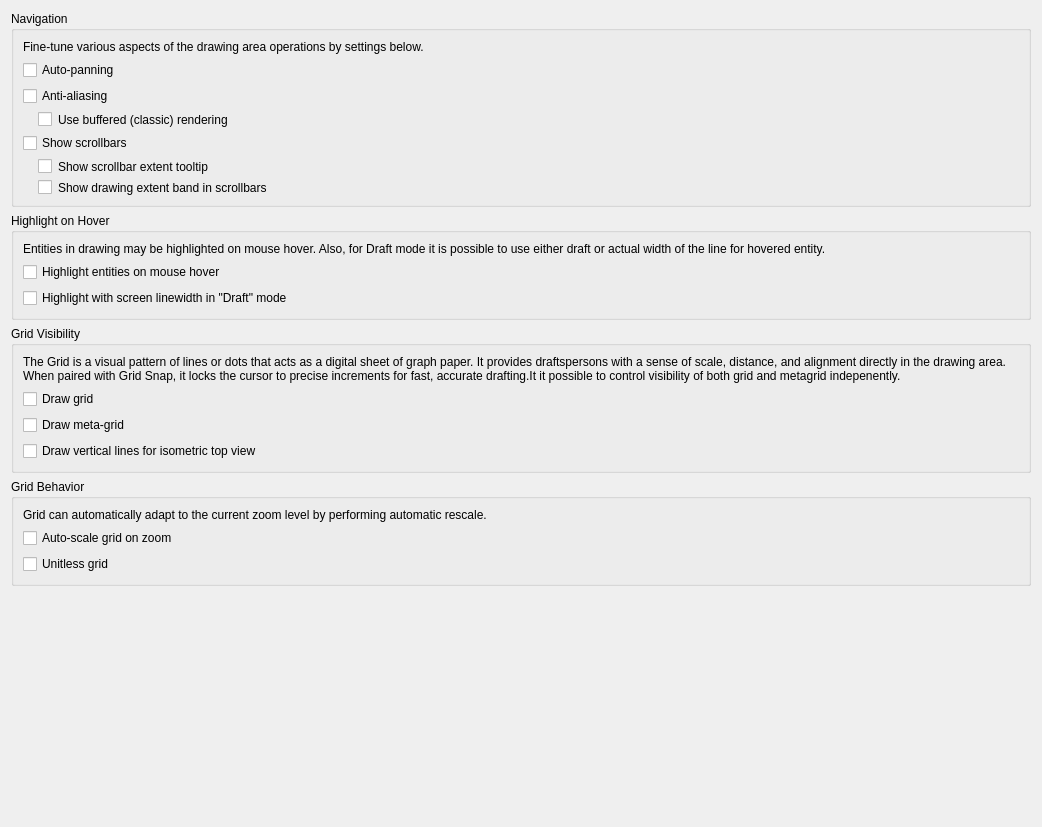
<?xml version="1.0" encoding="UTF-8"?>
<ui version="4.0">
 <class>LC_SettingsPageGraphicViewBehavior</class>
 <widget class="QWidget" name="LC_SettingsPageGraphicViewBehavior">
  <property name="geometry">
   <rect>
    <x>0</x>
    <y>0</y>
    <width>1042</width>
    <height>827</height>
   </rect>
  </property>
  <layout class="QVBoxLayout" name="mainLayout">
   <item>
    <widget class="QGroupBox" name="gbNavigation">
     <property name="title">
      <string>Navigation</string>
     </property>
     <layout class="QGridLayout" name="gridLayout_2">
      <item row="6" column="1">
       <spacer name="horizontalSpacer_2">
        <property name="orientation">
         <enum>Qt::Orientation::Horizontal</enum>
        </property>
        <property name="sizeHint" stdset="0">
         <size>
          <width>0</width>
          <height>0</height>
         </size>
        </property>
       </spacer>
      </item>
      <item row="1" column="0">
       <widget class="QCheckBox" name="cb_autopanning">
        <property name="toolTip">
         <string>Auto Panning

If selected, drawing will be panned automatically 
if the mouse is near drawing view boundaries.</string>
        </property>
        <property name="text">
         <string>Auto-panning</string>
        </property>
       </widget>
      </item>
      <item row="0" column="0" colspan="2">
       <widget class="QLabel" name="label">
        <property name="text">
         <string>Fine-tune various aspects of the drawing area operations by settings below.</string>
        </property>
        <property name="wordWrap">
         <bool>true</bool>
        </property>
       </widget>
      </item>
      <item row="5" column="0">
       <widget class="QCheckBox" name="cbScrollBarsDrawingExtentTooltip">
        <property name="toolTip">
         <string>Scrollbar Tooltip

Show coordinate tooltips when hovering over scrollbar bands. 
Tooltip provides information about visible and drawings area.</string>
        </property>
        <property name="styleSheet">
         <string notr="true">margin-left:15px;</string>
        </property>
        <property name="text">
         <string>Show scrollbar extent tooltip</string>
        </property>
       </widget>
      </item>
      <item row="6" column="0">
       <widget class="QCheckBox" name="cbScrollBarsDrawingExtent">
        <property name="toolTip">
         <string>Visual Extent

Display visual drawing extent band within scrollbars.
That extent identifies where drawing area is located. </string>
        </property>
        <property name="styleSheet">
         <string notr="true">margin-left:15px;</string>
        </property>
        <property name="text">
         <string>Show drawing extent band in scrollbars</string>
        </property>
       </widget>
      </item>
      <item row="2" column="0">
       <widget class="QCheckBox" name="cb_antialiasing">
        <property name="toolTip">
         <string>Anti-Aliased Drawing

If checked, objects will be painted smoother due to anti-aliasing.
</string>
        </property>
        <property name="text">
         <string>Anti-aliasing</string>
        </property>
       </widget>
      </item>
      <item row="4" column="0">
       <widget class="QCheckBox" name="cbShowScrollbars">
        <property name="toolTip">
         <string>Scrollbars Visibility

Defines whether  horizontal and vertical scrollbars
should be shown in graphic view. </string>
        </property>
        <property name="text">
         <string>Show scrollbars</string>
        </property>
       </widget>
      </item>
      <item row="3" column="0">
       <widget class="QCheckBox" name="cbClassicRendering">
        <property name="toolTip">
         <string>Buffered Rendering

If disabled,sequential painting algorithm is 
used that may deliver better antialiasing results.</string>
        </property>
        <property name="styleSheet">
         <string notr="true">margin-left:15px;</string>
        </property>
        <property name="text">
         <string>Use buffered (classic) rendering</string>
        </property>
       </widget>
      </item>
     </layout>
    </widget>
   </item>
   <item>
    <widget class="QGroupBox" name="groupBox_2">
     <property name="title">
      <string>Highlight on Hover</string>
     </property>
     <layout class="QGridLayout" name="gridLayout_4">
      <item row="2" column="0">
       <widget class="QCheckBox" name="cbHighlightWIthLinewidthInDraft">
        <property name="sizePolicy">
         <sizepolicy hsizetype="Preferred" vsizetype="Preferred">
          <horstretch>0</horstretch>
          <verstretch>0</verstretch>
         </sizepolicy>
        </property>
        <property name="toolTip">
         <string>Hover in Draft Mode

If selected, entity will be highlighted in &quot;Draft&quot; mode using entity's linewidth instead of 1px.</string>
        </property>
        <property name="text">
         <string>Highlight with screen linewidth in &quot;Draft&quot; mode</string>
        </property>
       </widget>
      </item>
      <item row="1" column="0">
       <widget class="QCheckBox" name="cbVisualizeHovering">
        <property name="sizePolicy">
         <sizepolicy hsizetype="Preferred" vsizetype="Preferred">
          <horstretch>0</horstretch>
          <verstretch>0</verstretch>
         </sizepolicy>
        </property>
        <property name="toolTip">
         <string>Entity Hover

If selected, visualize the entity under the mouse cursor.</string>
        </property>
        <property name="text">
         <string>Highlight entities on mouse hover</string>
        </property>
       </widget>
      </item>
      <item row="0" column="0">
       <widget class="QLabel" name="label_4">
        <property name="text">
         <string>Entities in drawing may be highlighted on mouse hover. Also, for Draft mode it is possible to use either draft or actual width of the line for hovered entity.</string>
        </property>
       </widget>
      </item>
     </layout>
    </widget>
   </item>
   <item>
    <widget class="QGroupBox" name="groupBox">
     <property name="title">
      <string>Grid Visibility</string>
     </property>
     <layout class="QGridLayout" name="gridLayout_3">
      <item row="2" column="0">
       <widget class="QCheckBox" name="cbDrawMetaGrid">
        <property name="toolTip">
         <string>Meta-Grid Visibility

                      If checked, metagrid will be drawn as part of grid drawing.</string>
        </property>
        <property name="text">
         <string>Draw meta-grid</string>
        </property>
       </widget>
      </item>
      <item row="0" column="0">
       <widget class="QLabel" name="label_3">
        <property name="text">
         <string>The Grid is a visual pattern of lines or dots that acts as a digital sheet of graph paper. It provides draftspersons with a sense of scale, distance, and alignment directly in the drawing area. When paired with Grid Snap, it locks the cursor to precise increments for fast, accurate drafting.It it possible to control visibility of both grid and metagrid indepenently.</string>
        </property>
        <property name="wordWrap">
         <bool>true</bool>
        </property>
       </widget>
      </item>
      <item row="1" column="0">
       <widget class="QCheckBox" name="cbDrawGrid">
        <property name="toolTip">
         <string>Grid Visibility

                      If checked, grid wil be drawn</string>
        </property>
        <property name="text">
         <string>Draw grid</string>
        </property>
       </widget>
      </item>
      <item row="3" column="0">
       <widget class="QCheckBox" name="cbDrawVerticalForIsoTop">
        <property name="toolTip">
         <string>Isometric Top Grid

                      If unchecked, vertical line will not be drawn for &quot;Top&quot; isometric view</string>
        </property>
        <property name="text">
         <string>Draw vertical lines for isometric top view</string>
        </property>
       </widget>
      </item>
     </layout>
    </widget>
   </item>
   <item>
    <widget class="QGroupBox" name="gbGridBehavior">
     <property name="title">
      <string>Grid Behavior</string>
     </property>
     <layout class="QGridLayout" name="gridLayout">
      <item row="3" column="0" colspan="2">
       <widget class="QCheckBox" name="cbUnitlessGrid">
        <property name="toolTip">
         <string>Unitless Grid

If checked, grid will not be adjusted to current units of drawing
Interpret grid units as generic unitless values.</string>
        </property>
        <property name="text">
         <string>Unitless grid</string>
        </property>
       </widget>
      </item>
      <item row="1" column="0" colspan="2">
       <widget class="QCheckBox" name="cbScaleGrid">
        <property name="toolTip">
         <string>Grid Auto Scale

If checked, the grid will be scalled automatically</string>
        </property>
        <property name="text">
         <string>Auto-scale grid on zoom</string>
        </property>
       </widget>
      </item>
      <item row="2" column="2">
       <spacer name="horizontalSpacer">
        <property name="orientation">
         <enum>Qt::Orientation::Horizontal</enum>
        </property>
        <property name="sizeHint" stdset="0">
         <size>
          <width>0</width>
          <height>0</height>
         </size>
        </property>
       </spacer>
      </item>
      <item row="0" column="0" colspan="3">
       <widget class="QLabel" name="label_2">
        <property name="text">
         <string>Grid can automatically adapt to the current zoom level by performing automatic rescale.</string>
        </property>
        <property name="wordWrap">
         <bool>true</bool>
        </property>
       </widget>
      </item>
     </layout>
    </widget>
   </item>
   <item>
    <spacer name="verticalSpacer">
     <property name="orientation">
      <enum>Qt::Orientation::Vertical</enum>
     </property>
     <property name="sizeHint" stdset="0">
      <size>
       <width>0</width>
       <height>0</height>
      </size>
     </property>
    </spacer>
   </item>
  </layout>
 </widget>
 <resources/>
 <connections/>
</ui>
